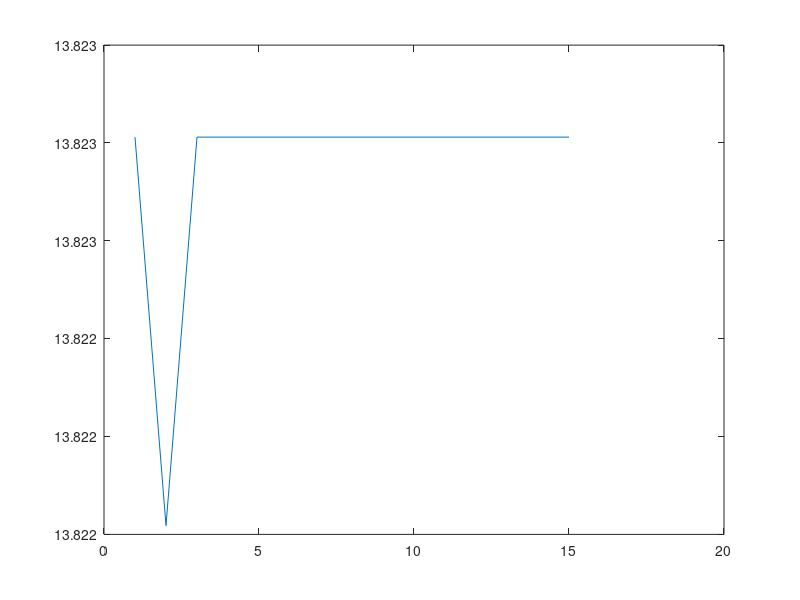

The MATLAB script that drew this image:
AMOUNT_OF_ROBOTS = 6;
NOMINAL_DISTANCE = 0.3;

% Rectangle properties
MIN_X = -0.2;
MIN_Y = -0.2;
MAX_X = 0.2;
MAX_Y = 0.2;

% Import the data
data = importdata('experiment.txt');
data = data(:,2:end);

% Keep only the needed column of the matrix
index = 1:AMOUNT_OF_ROBOTS*7;
index = mod(index-5,7) == 0 | mod(index-6,7) == 0; % 1 where the column must be kept
data = data(:,index); % The matrix rows now only contains the needed data: x1,y1,x2,y2,...,xn,yn.

% Loop
xIndices = mod(1:AMOUNT_OF_ROBOTS*2, 2) == 0;
yIndices = mod(1:AMOUNT_OF_ROBOTS*2, 2) == 1;
results = zeros(1,size(data,1));

for t = 1:size(data,1) % For every time step (to be reduced after!)

    x = data(t, xIndices);
    y = data(t, yIndices);
    
    distancesToCenter = sqrt(x.^2 + y.^2); % Distance to center for all robots at time step t.
    
    % Compute the distance from the rectangle
    % http://stackoverflow.com/questions/5254838/calculating-distance-between-a-point-and-a-rectangular-box-nearest-point
    dx = max([MIN_X - x; zeros(AMOUNT_OF_ROBOTS); x - MAX_X]);
    dy = max([MIN_Y - y; zeros(AMOUNT_OF_ROBOTS); y - MAX_Y]);
    distancesToRectangle = sqrt(dx.^2 + dy.^2);
    
    % Compute the error value for this time step
    relErrors = abs((distancesToRectangle - NOMINAL_DISTANCE)/NOMINAL_DISTANCE);
    results(t) = mean(relErrors);
end

plot(1:size(data,1), results)
